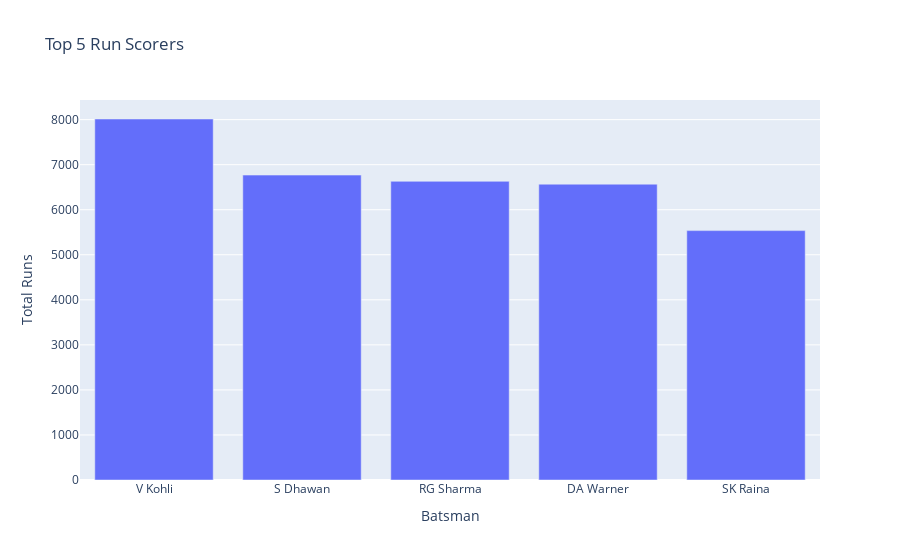

Notebook cell for this chart:
### Code cell
fig = px.bar(
    top5_batsmen,
    x='batsman',
    y='batsman_runs',
    title='Top 5 Run Scorers',
    labels={'batsman': 'Batsman', 'batsman_runs': 'Total Runs'},
)
fig.show()

### Figure 1 — Plotly figure (JSON) as saved in the notebook; plotly's stock layout.template omitted (floating-point values rounded to 4 significant figures)
{"data": [{"hovertemplate": "Batsman=%{x}<br>Total Runs=%{y}<extra></extra>", "legendgroup": "", "marker": {"color": "#636efa", "pattern": {"shape": ""}}, "name": "", "orientation": "v", "showlegend": false, "textposition": "auto", "type": "bar", "x": ["V Kohli", "S Dhawan", "RG Sharma", "DA Warner", "SK Raina"], "xaxis": "x", "y": [8014, 6769, 6630, 6567, 5536], "yaxis": "y"}], "layout": {"barmode": "relative", "legend": {"tracegroupgap": 0}, "title": {"text": "Top 5 Run Scorers"}, "xaxis": {"anchor": "y", "domain": [0, 1], "title": {"text": "Batsman"}}, "yaxis": {"anchor": "x", "domain": [0, 1], "title": {"text": "Total Runs"}}}}
